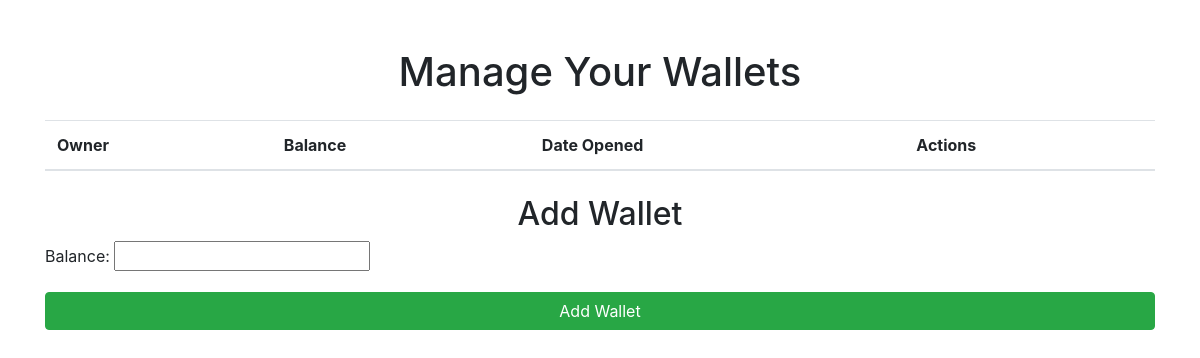
The app's page /wallet/, older data.
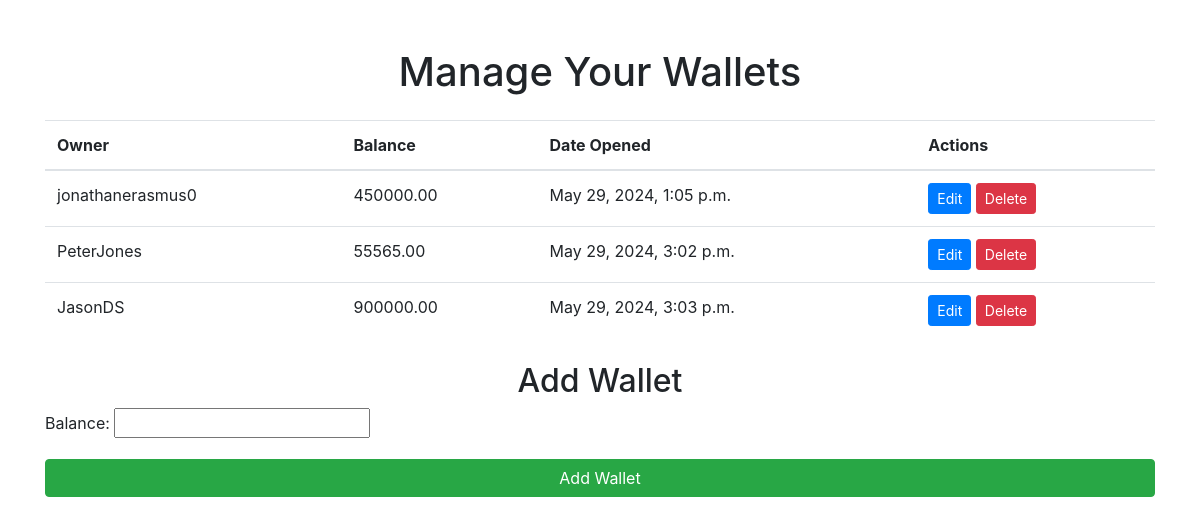
The same page, newer data.
### API/models.py (models this page shows)
class Wallet(models.Model):
    owner = models.OneToOneField(settings.AUTH_USER_MODEL, on_delete=models.CASCADE)
    balance = models.DecimalField(max_digits=10, decimal_places=2)
    date_opened = models.DateTimeField(auto_now_add=True)
    date_closed = models.DateTimeField(null=True, blank=True)
    is_closed = models.BooleanField(default=False)

class CustomUser(AbstractUser):
    USER_TYPES = (
        ('admin', 'AdminUser'),
        ('paid', 'PaidUser'),
        ('free', 'FreeUser'),
        ('accountant', 'Accountant'),
    )
    user_type = models.CharField(max_length=20, choices=USER_TYPES, default='free')

### API/views.py (the view)
# urls.py: path('wallet/', wallet_view, name='wallet'),
def wallet_view(request):
    wallets = Wallet.objects.all()
    if request.method == 'POST':
        form = WalletForm(request.POST)
        if form.is_valid():
            wallet = form.save(commit=False)
            wallet.owner = request.user
            wallet.save()
            return redirect('wallet')
    else:
        form = WalletForm()
    return render(request, 'wallet.html', {'wallets': wallets, 'form': form})

### API/forms.py
class WalletForm(forms.ModelForm):
    class Meta:
        model = Wallet
        fields = ['balance']

### API/templates/wallet.html (shortened to what this page needs)
<!DOCTYPE html>
<html lang="en">
<head>
    <link href="https://maxcdn.bootstrapcdn.com/bootstrap/4.5.2/css/bootstrap.min.css" rel="stylesheet">
</head>
<body>
    <div class="container mt-5">
        <h1 class="text-center">Manage Your Wallets</h1>
        <table class="table mt-4">
            <thead>
                <tr>
                    <th>Owner</th>
                    <th>Balance</th>
                    <th>Date Opened</th>
                    <th>Actions</th>
                </tr>
            </thead>
            <tbody>
                {% for wallet in wallets %}
                    <tr>
                        <td>{{ wallet.owner.username }}</td>
                        <td>{{ wallet.balance }}</td>
                        <td>{{ wallet.date_opened }}</td>
                        <td>
                            <a href="{% url 'wallet_edit' wallet.id %}" class="btn btn-primary btn-sm">Edit</a>
                            <a href="{% url 'wallet_delete' wallet.id %}" class="btn btn-danger btn-sm">Delete</a>
                        </td>
                    </tr>
                {% endfor %}
            </tbody>
        </table>
        <h2 class="text-center mt-4">Add Wallet</h2>
        <form method="post">
            {{ form.as_p }}
            <button type="submit" class="btn btn-success btn-block">Add Wallet</button>
        </form>
    </div>
</body>
</html>

Row changes from the older to the newer data that the page shows:
added Wallet: owner.username "jonathanerasmus0", balance "450000.00", date_opened "May 29, 2024, 1:05 p.m."
added Wallet: owner.username "PeterJones", balance "55565.00", date_opened "May 29, 2024, 3:02 p.m."
added Wallet: owner.username "JasonDS", balance "900000.00", date_opened "May 29, 2024, 3:03 p.m."
